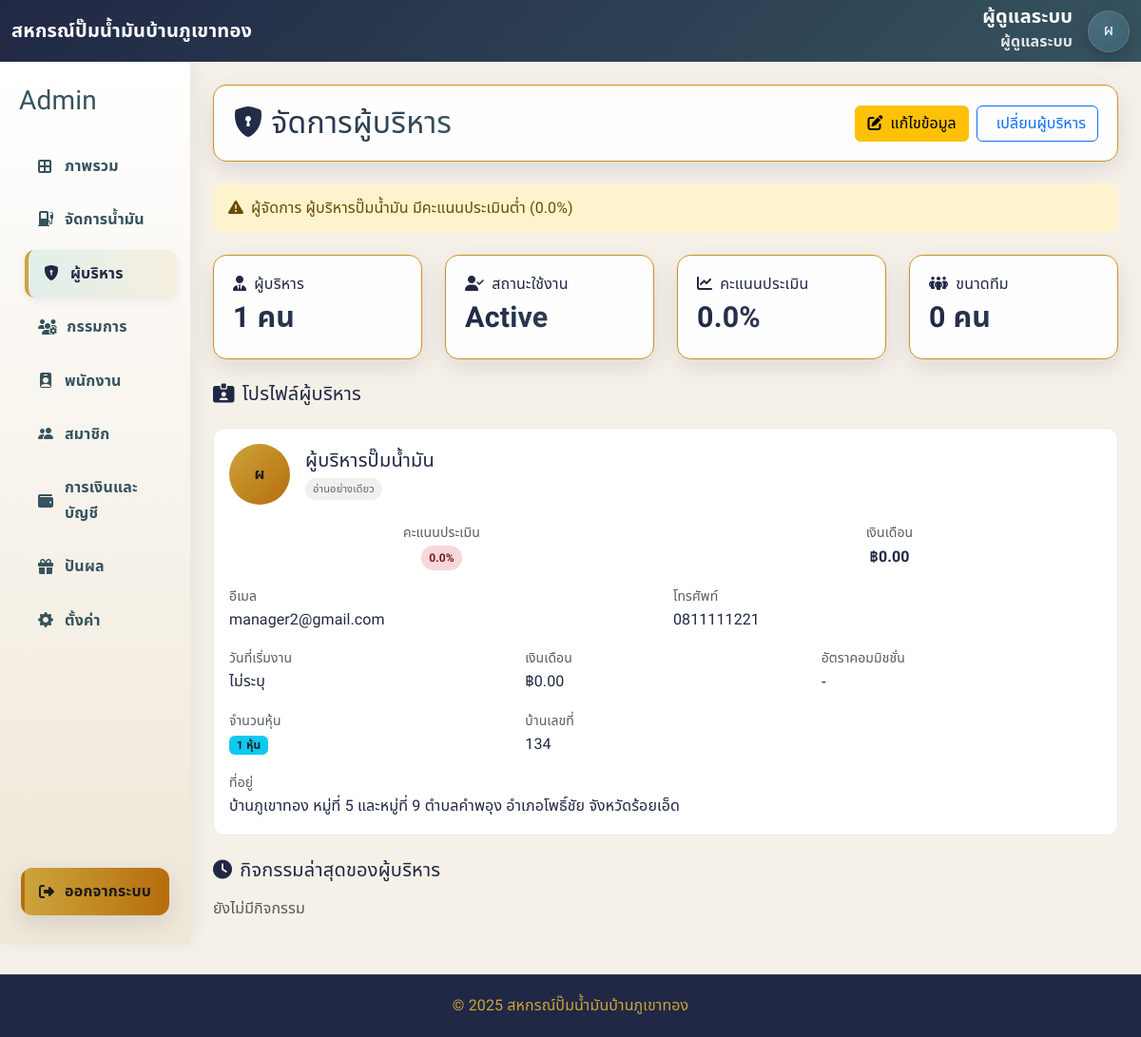
/admin/manager.php (signed in), run on the app's committed database.
### tables this page shows
CREATE TABLE `settings` (
  `id` int NOT NULL,
  `setting_name` varchar(20) NOT NULL,
  `setting_value` int NOT NULL,
  `comment` varchar(255) NOT NULL
);

CREATE TABLE `managers` (
  `id` bigint UNSIGNED NOT NULL,
  `user_id` bigint UNSIGNED NOT NULL,
  `station_id` int NOT NULL DEFAULT '1',
  `salary` decimal(12,2) NOT NULL DEFAULT '0.00',
  `performance_score` decimal(5,2) NOT NULL DEFAULT '0.00',
  `access_level` enum('readonly','limited','full') NOT NULL DEFAULT 'readonly',
  `shares` int UNSIGNED NOT NULL DEFAULT '0',
  `house_number` varchar(100) DEFAULT NULL,
  `address` text,
  `created_at` datetime NOT NULL DEFAULT CURRENT_TIMESTAMP,
  `updated_at` timestamp NULL DEFAULT NULL ON UPDATE CURRENT_TIMESTAMP
);

CREATE TABLE `users` (
  `id` bigint UNSIGNED NOT NULL,
  `username` varchar(64) NOT NULL,
  `email` varchar(60) DEFAULT NULL,
  `full_name` varchar(150) NOT NULL,
  `phone` varchar(13) DEFAULT NULL,
  `password_hash` varchar(255) NOT NULL,
  `is_active` tinyint(1) NOT NULL DEFAULT '1',
  `last_login_at` datetime DEFAULT NULL,
  `created_at` datetime NOT NULL DEFAULT CURRENT_TIMESTAMP,
  `updated_at` datetime NOT NULL DEFAULT CURRENT_TIMESTAMP ON UPDATE CURRENT_TIMESTAMP,
  `role` varchar(255) NOT NULL
);

### admin/manager.php (the view, shortened to what this page needs)
<?php
try {
  $current_name = $_SESSION['full_name'] ?? 'ผู้ดูแลระบบ';
  $current_role = $_SESSION['role'] ?? 'guest';
} catch (Throwable $e) {
  header('Location: /index/login.php?err=เกิดข้อผิดพลาดของระบบ');
  exit();
}
function table_exists(PDO $pdo, string $table): bool {
  $db = $pdo->query('SELECT DATABASE()')->fetchColumn();
  $st = $pdo->prepare('SELECT COUNT(*) FROM information_schema.tables WHERE table_schema=:db AND table_name=:tb');
  $st->execute([':db'=>$db, ':tb'=>$table]);
  return (int)$st->fetchColumn() > 0;
}
function column_exists(PDO $pdo, string $table, string $col): bool {
  $db = $pdo->query('SELECT DATABASE()')->fetchColumn();
  $st = $pdo->prepare('SELECT COUNT(*) FROM information_schema.columns WHERE table_schema=:db AND table_name=:tb AND column_name=:c');
  $st->execute([':db'=>$db, ':tb'=>$table, ':c'=>$col]);
  return (int)$st->fetchColumn() > 0;
}
$site_name = 'สหกรณ์ปั๊มน้ำมันบ้านภูเขาทอง';
$manager = null;
$alerts  = [];
$recent_activities = [];
try {
  if (table_exists($pdo,'settings')) {
    $st = $pdo->prepare("SELECT setting_value, comment FROM settings WHERE setting_name='station_id' LIMIT 1");
    $st->execute();
    if ($row = $st->fetch(PDO::FETCH_ASSOC)) {
      if (!empty($row['comment'])) { $site_name = $row['comment']; }
    }
  }
  if (!table_exists($pdo,'managers') || !table_exists($pdo,'users')) {
    $alerts[] = ['type'=>'info','icon'=>'fa-info-circle','message'=>'ยังไม่มีตาราง managers หรือ users ในฐานข้อมูล'];
  } else {
    $has_u_is_active     = column_exists($pdo,'users','is_active');
    $has_u_last_login_at = column_exists($pdo,'users','last_login_at');
    $mgr_optional_cols = [
      'hire_date'          => null,
      'salary'             => null,
      'commission_rate'    => null,
      'performance_score'  => 0,
      'access_level'       => 'readonly',
      'total_managed_sales'=> 0,
      'team_size'          => 0,
      'shares'             => null,
      'house_number'       => null,
      'address'            => null,
      'updated_at'         => null,
    ];
    $mgr_has = [];
    foreach ($mgr_optional_cols as $c => $def) {
      $mgr_has[$c] = column_exists($pdo,'managers',$c);
    }
    $select = [];
    $select[] = "m.id AS manager_id";
    $select[] = "m.user_id";
    $select[] = "u.full_name";
    $select[] = "u.email";
    $select[] = "u.phone";
    $select[] = $has_u_is_active ? "CASE WHEN u.is_active=1 THEN 'active' ELSE 'inactive' END AS user_status" : "'active' AS user_status";
    $select[] = $has_u_last_login_at ? "u.last_login_at AS last_login" : "NULL AS last_login";
    $select[] = "m.salary";
    $select[] = "m.performance_score";
    $select[] = "m.access_level";
    $select[] = "m.shares";
    $select[] = "m.house_number";
    $select[] = "m.address";
    foreach ($mgr_optional_cols as $c => $def) {
      if ($mgr_has[$c]) {
        $select[] = "m.$c";
      } else {
        $alias = $c;
        if (is_null($def))         $select[] = "NULL AS $alias";
        elseif (is_numeric($def))  $select[] = (0 + $def) . " AS $alias";
        else                       $select[] = $pdo->quote($def) . " AS $alias";
      }
    }
    $select[] = column_exists($pdo,'managers','created_at') ? "m.created_at" : "NOW() AS created_at";
    $sql = "
    SELECT ".implode(",\n         ", $select)."
    FROM managers m
    LEFT JOIN users u ON m.user_id = u.id
    ORDER BY m.created_at DESC, m.id DESC
    LIMIT 1
  ";
    $stmt = $pdo->query($sql);
    $row = $stmt ? $stmt->fetch(PDO::FETCH_ASSOC) : false;
    if ($row) {
      $row['full_name'] = $row['full_name'] ?? 'ไม่ระบุชื่อ';
      $row['email']     = $row['email']     ?? '-';
      $row['performance_score']   = (float)($row['performance_score'] ?? 0);
      $row['total_managed_sales'] = (float)($row['total_managed_sales'] ?? 0);
      $row['team_size']           = (int)  ($row['team_size'] ?? 0);
      $manager = $row;
    }
  }
  $total_managers  = $manager ? 1 : 0;
  $active_managers = ($manager && ($manager['user_status'] ?? '') === 'active') ? 1 : 0;
  $avg_performance = $manager ? (float)$manager['performance_score'] : 0.0;
  $total_team_size = $manager ? (int)$manager['team_size'] : 0;
  if ($manager) {
    if (($manager['performance_score'] ?? 0) < 60) {
      $alerts[] = [
        'type' => 'warning',
        'icon' => 'fa-exclamation-triangle',
        'message' => "ผู้จัดการ {$manager['full_name']} มีคะแนนประเมินต่ำ (".number_format((float)$manager['performance_score'],1)."%)"
      ];
    }
  } else {
    $alerts[] = ['type'=>'info','icon'=>'fa-info-circle','message'=>'ยังไม่มีข้อมูลผู้บริหาร กรุณากำหนดผู้บริหาร'];
  }
} catch (Throwable $e) {
  error_log("Manager page error: " . $e->getMessage());
  $manager = null;
  $total_managers = 0; $active_managers = 0; $avg_performance = 0.0; $total_team_size = 0;
  $recent_activities = [];
  $alerts[] = ['type' => 'danger', 'icon' => 'fa-server', 'message' => 'ไม่สามารถโหลดข้อมูลผู้บริหารได้: ' . $e->getMessage()];
}
$role_th_map = [
  'admin'=>'ผู้ดูแลระบบ', 'manager'=>'ผู้บริหาร',
  'employee'=>'พนักงาน',    'member'=>'สมาชิกสหกรณ์',
  'committee'=>'กรรมการ'
];
$current_role_th = $role_th_map[$current_role] ?? 'ผู้ใช้งาน';
$avatar_text = mb_substr($current_name, 0, 1, 'UTF-8');
?>
<!DOCTYPE html>
<html lang="th">
<head>
<link href="https://cdn.jsdelivr.net/npm/bootstrap@5.3.2/dist/css/bootstrap.min.css" rel="stylesheet" />
<link href="https://cdn.jsdelivr.net/npm/bootstrap-icons@1.11.3/font/bootstrap-icons.css" rel="stylesheet" />
<link rel="stylesheet" href="https://cdnjs.cloudflare.com/ajax/libs/font-awesome/6.5.2/css/all.min.css" />
<link rel="stylesheet" href="../assets/css/admin_dashboard.css" />
</head>
<body>
<nav class="navbar navbar-expand-lg navbar-dark bg-primary">
  <div class="container-fluid">
    <div class="d-flex align-items-center gap-2">
      <a class="navbar-brand fw-800" href="admin_dashboard.php"><?= htmlspecialchars($site_name) ?></a>
    </div>
    <div class="d-flex align-items-center gap-3 ms-auto">
      <div class="nav-identity text-end d-none d-sm-block">
        <div class="nav-name"><?= htmlspecialchars($current_name) ?></div>
        <div class="nav-sub"><?= htmlspecialchars($current_role_th) ?></div>
      </div>
      <a href="profile.php" class="avatar-circle text-decoration-none"><?= htmlspecialchars($avatar_text) ?></a>
    </div>
  </div>
</nav>
<div class="container-fluid">
  <div class="row">
    <aside class="col-lg-2 d-none d-lg-flex flex-column sidebar py-4">
      <div class="side-brand mb-3"><h3><span>Admin</span></h3></div>
      <nav class="sidebar-menu flex-grow-1">
        <a href="admin_dashboard.php"><i class="fa-solid fa-border-all"></i>ภาพรวม</a>
        <a href="inventory.php"><i class="bi bi-fuel-pump-fill"></i>จัดการน้ำมัน</a>
        <a href="manager.php" class="active"><i class="bi bi-shield-lock-fill"></i> ผู้บริหาร</a>
        <a href="committee.php"><i class="fas fa-users-cog"></i> กรรมการ</a>
        <a href="employee.php"><i class="bi bi-person-badge-fill"></i>พนักงาน</a>
        <a href="member.php"><i class="bi bi-people-fill"></i> สมาชิก</a>
        <a href="finance.php"><i class="fa-solid fa-wallet"></i> การเงินและบัญชี</a>
        <a href="dividend.php"><i class="fa-solid fa-gift"></i> ปันผล</a>
        <a href="setting.php"><i class="bi bi-gear-fill"></i> ตั้งค่า</a>
      </nav>
      <a class="logout" href="/index/logout.php"><i class="fa-solid fa-right-from-bracket"></i>ออกจากระบบ</a>
    </aside>
    <main class="col-lg-10 p-4">
      <div class="main-header d-flex justify-content-between align-items-center mb-4">
        <h2><i class="bi bi-shield-lock-fill"></i> จัดการผู้บริหาร</h2>
        <div class="d-flex gap-2">
          <?php if ($manager): ?>
            <button class="btn btn-warning" data-bs-toggle="modal" data-bs-target="#managerModal" data-mode="edit">
              <i class="fa-solid fa-pen-to-square me-1"></i> แก้ไขข้อมูล
            </button>
            <button class="btn btn-outline-primary" data-bs-toggle="modal" data-bs-target="#managerModal" data-mode="replace">
              <i class="fa-solid fa-user-switch me-1"></i> เปลี่ยนผู้บริหาร
            </button>
          <?php else: ?>
            <button class="btn btn-success" data-bs-toggle="modal" data-bs-target="#managerModal" data-mode="create">
              <i class="fa-solid fa-plus me-1"></i> กำหนดผู้บริหาร
            </button>
          <?php endif; ?>
        </div>
      </div>
      <div class="alerts-section mb-4" <?= empty($alerts) ? 'style="display:none"' : '' ?>>
        <?php foreach ($alerts as $alert): ?>
          <div class="alert alert-<?= htmlspecialchars($alert['type']) ?> alert-banner">
            <i class="fa-solid <?= htmlspecialchars($alert['icon']) ?> me-2"></i><?= htmlspecialchars($alert['message']) ?>
          </div>
        <?php endforeach; ?>
      </div>
      <div class="row mb-4">
        <div class="col-md-3">
          <div class="stat-card">
            <h6><i class="fa-solid fa-user-tie me-2"></i>ผู้บริหาร</h6>
            <h3><?= $total_managers ? '1 คน' : '0 คน' ?></h3>
          </div>
        </div>
        <div class="col-md-3">
          <div class="stat-card">
            <h6><i class="fa-solid fa-user-check me-2"></i>สถานะใช้งาน</h6>
            <h3><?= $active_managers ? 'Active' : 'Inactive' ?></h3>
          </div>
        </div>
        <div class="col-md-3">
          <div class="stat-card">
            <h6><i class="fa-solid fa-chart-line me-2"></i>คะแนนประเมิน</h6>
            <h3><?= number_format($avg_performance, 1) ?>%</h3>
          </div>
        </div>
        <div class="col-md-3">
          <div class="stat-card">
            <h6><i class="fa-solid fa-people-group me-2"></i>ขนาดทีม</h6>
            <h3><?= number_format($total_team_size) ?> คน</h3>
          </div>
        </div>
      </div>
      <div class="panel">
        <div class="panel-head d-flex justify-content-between align-items-center mb-3">
          <h5><i class="fa-solid fa-id-card-clip me-2"></i>โปรไฟล์ผู้บริหาร</h5>
        </div>
        <?php if ($manager):
          $performance = (float)($manager['performance_score'] ?? 0);
          $perf_class = $performance >= 90 ? 'excellent' : ($performance >= 75 ? 'good' : ($performance >= 60 ? 'average' : 'poor'));
          $access_level = $manager['access_level'] ?? 'readonly';
          $avatar_initial = mb_substr($manager['full_name'] ?? 'ม', 0, 1, 'UTF-8');
        ?>
        <div class="manager-card">
          <div class="card-body p-3">
            <div class="d-flex align-items-center gap-3 mb-3">
              <div class="rounded-circle d-inline-flex align-items-center justify-content-center" style="width: 64px; height: 64px;background:linear-gradient(135deg,var(--gold),var(--amber));color:#1b1b1b;font-weight:800;">
                <?= htmlspecialchars($avatar_initial) ?>
              </div>
              <div class="flex-grow-1">
                <h5 class="mb-1"><?= htmlspecialchars($manager['full_name']) ?></h5>
                <div class="mt-1">
                  <span class="access-level access-<?= htmlspecialchars($access_level) ?>">
                    <?= ['full'=>'เต็มสิทธิ์','limited'=>'จำกัดสิทธิ์','readonly'=>'อ่านอย่างเดียว'][$access_level] ?? 'ไม่ระบุ' ?>
                  </span>
                </div>
              </div>
            </div>
            <div class="row text-center mb-3">
              <div class="col-6">
                <small class="text-muted">คะแนนประเมิน</small><br>
                <span class="performance-badge performance-<?= $perf_class ?>">
                  <?= number_format((float)($manager['performance_score'] ?? 0), 1) ?>%
                </span>
              </div>
              <div class="col-6">
                <small class="text-muted">เงินเดือน</small><br>
                <strong><?= isset($manager['salary']) ? '฿'.number_format((float)$manager['salary'],2) : '-' ?></strong>
              </div>
            </div>
            <div class="row g-3">
              <div class="col-md-6">
                <small class="text-muted d-block">อีเมล</small>
                <div><?= htmlspecialchars($manager['email'] ?? '-') ?></div>
              </div>
              <div class="col-md-6">
                <small class="text-muted d-block">โทรศัพท์</small>
                <div><?= htmlspecialchars($manager['phone'] ?? '-') ?></div>
              </div>
              <div class="col-md-4">
                <small class="text-muted d-block">วันที่เริ่มงาน</small>
                <div><?= !empty($manager['hire_date']) ? date('d/m/Y', strtotime($manager['hire_date'])) : 'ไม่ระบุ' ?></div>
              </div>
              <div class="col-md-4">
                <small class="text-muted d-block">เงินเดือน</small>
                <div><?= isset($manager['salary']) ? '฿'.number_format((float)$manager['salary'],2) : '-' ?></div>
              </div>
              <div class="col-md-4">
                <small class="text-muted d-block">อัตราคอมมิชชั่น</small>
                <div><?= isset($manager['commission_rate']) ? number_format((float)$manager['commission_rate'],2).' %' : '-' ?></div>
              </div>
              <?php if (!empty($manager['shares'])): ?>
              <div class="col-md-4">
                <small class="text-muted d-block">จำนวนหุ้น</small>
                <div><span class="badge bg-info text-dark"><?= number_format((int)$manager['shares']) ?> หุ้น</span></div>
              </div>
              <?php endif; ?>
              <?php if (!empty($manager['house_number'])): ?>
              <div class="col-md-4">
                <small class="text-muted d-block">บ้านเลขที่</small>
                <div><?= htmlspecialchars($manager['house_number']) ?></div>
              </div>
              <?php endif; ?>
              <?php if (!empty($manager['address'])): ?>
              <div class="col-12">
                <small class="text-muted d-block">ที่อยู่</small>
                <div><?= htmlspecialchars($manager['address']) ?></div>
              </div>
              <?php endif; ?>
            </div>
          </div>
        </div>
        <?php endif; ?>
      </div>
      <div class="panel mt-4">
        <div class="panel-head mb-3">
          <h5><i class="fa-solid fa-clock me-2"></i>กิจกรรมล่าสุดของผู้บริหาร</h5>
        </div>
        <?php if (!empty($recent_activities)): ?>
          <?php foreach ($recent_activities as $activity): ?>
            <div class="border-start border-primary ps-3 mb-3">
              <div class="d-flex justify-content-between">
                <div>
                  <strong><?= htmlspecialchars($activity['manager']) ?></strong>
                  <div class="small text-muted"><?= htmlspecialchars($activity['action']) ?></div>
                </div>
                <small class="text-muted"><?= date('d/m/Y', strtotime($activity['date'])) ?></small>
              </div>
            </div>
          <?php endforeach; ?>
        <?php else: ?>
          <div class="text-muted">ยังไม่มีกิจกรรม</div>
        <?php endif; ?>
      </div>
    </main>
  </div>
</div>
<footer class="footer">© <?= date('Y'); ?> <?= htmlspecialchars($site_name) ?></footer>
<div class="position-fixed bottom-0 end-0 p-3" style="z-index: 1080">
</div>
</body>
</html>

### data on the page
settings: comment "สหกรณ์ปั๊มน้ำมันบ้านภูเขาทอง"
managers: performance_score "0.0", user.full_name "ผ", user.full_name "ผู้บริหารปั๊มน้ำมัน", access_level "อ่านอย่างเดียว", salary "0.00", user.email "manager2@gmail.com", user.phone "0811111221", shares "1", house_number "134", address "บ้านภูเขาทอง หมู่ที่ 5 และหมู่ที่ 9 ตำบลคำพอุง อำเภอโพธิ์ชัย จังหวัดร้อยเอ็ด"

### other printed values
$current_name "ผู้ดูแลระบบ"
$current_role_th "ผู้ดูแลระบบ"
$avatar_text "ผ"
$alert['message'] "ผู้จัดการ ผู้บริหารปั๊มน้ำมัน มีคะแนนประเมินต่ำ (0.0%)"
$total_team_size "0"
